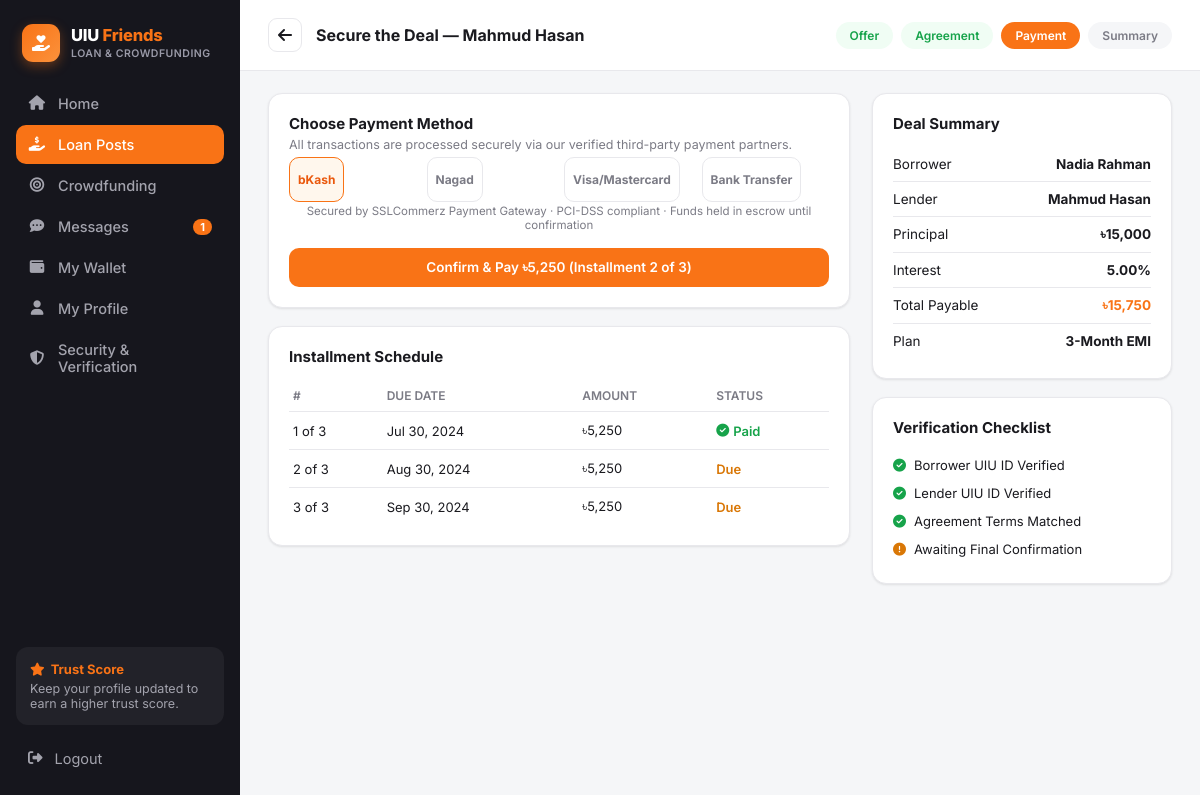
The page /payment.php?id=1 (signed in) on the database its author committed.
### tables this page shows
CREATE TABLE agreements (
    id                  INT AUTO_INCREMENT PRIMARY KEY,
    loan_post_id        INT NOT NULL,
    offer_id            INT NOT NULL,
    borrower_id         INT NOT NULL,
    lender_id           INT NOT NULL,
    principal           DECIMAL(12,2) NOT NULL,
    interest_rate       DECIMAL(5,2)  NOT NULL,
    tenure_months       INT NOT NULL,
    total_payable       DECIMAL(12,2) NOT NULL,
    repayment_plan      ENUM('emi','full') DEFAULT NULL,
    borrower_signed     TINYINT(1) NOT NULL DEFAULT 0,
    lender_signed       TINYINT(1) NOT NULL DEFAULT 0,
    status              ENUM('pending_confirmation','active','completed','disputed') NOT NULL DEFAULT 'pending_confirmation',
    created_at          DATETIME NOT NULL DEFAULT CURRENT_TIMESTAMP,
    FOREIGN KEY (loan_post_id) REFERENCES loan_posts(id) ON DELETE CASCADE,
    FOREIGN KEY (offer_id) REFERENCES loan_offers(id) ON DELETE CASCADE,
    FOREIGN KEY (borrower_id) REFERENCES users(id) ON DELETE CASCADE,
    FOREIGN KEY (lender_id) REFERENCES users(id) ON DELETE CASCADE
);

CREATE TABLE users (
    id                      INT AUTO_INCREMENT PRIMARY KEY,
    full_name               VARCHAR(120)  NOT NULL,
    email                   VARCHAR(150)  NOT NULL UNIQUE,
    password_hash           VARCHAR(255)  NOT NULL,
    student_id              VARCHAR(30)   NOT NULL UNIQUE,
    department              VARCHAR(20)   NOT NULL,
    batch                   VARCHAR(10)   NOT NULL,
    phone                   VARCHAR(20)   DEFAULT NULL,
    avatar                  VARCHAR(255)  DEFAULT 'assets/img/default-avatar.svg',
    role                    ENUM('user','admin') NOT NULL DEFAULT 'user',
    trust_score             DECIMAL(3,2)  NOT NULL DEFAULT 4.00,
    uiu_id_verified         TINYINT(1)    NOT NULL DEFAULT 0,
    email_verified          TINYINT(1)    NOT NULL DEFAULT 0,
    phone_verified          TINYINT(1)    NOT NULL DEFAULT 0,
    payment_linked          TINYINT(1)    NOT NULL DEFAULT 0,
    agreement_accepted      TINYINT(1)    NOT NULL DEFAULT 0,
    status                  ENUM('active','suspended') NOT NULL DEFAULT 'active',
    created_at              DATETIME      NOT NULL DEFAULT CURRENT_TIMESTAMP
);

CREATE TABLE installments (
    id              INT AUTO_INCREMENT PRIMARY KEY,
    agreement_id    INT NOT NULL,
    installment_no  INT NOT NULL,
    due_date        DATE NOT NULL,
    amount          DECIMAL(12,2) NOT NULL,
    status          ENUM('due','paid','late') NOT NULL DEFAULT 'due',
    FOREIGN KEY (agreement_id) REFERENCES agreements(id) ON DELETE CASCADE
);

### includes/functions.php (called while the page is built, shortened)
<?php
function e(?string $str): string {
    return htmlspecialchars($str ?? '', ENT_QUOTES, 'UTF-8');
}
function taka(float $amount): string {
    return '৳' . number_format($amount, $amount == floor($amount) ? 0 : 2);
}

### payment.php (the view, shortened to what this page needs)
<?php
require_once __DIR__ . '/includes/functions.php';
$id = (int)($_GET['id'] ?? 0);
$stmt = $pdo->prepare("SELECT a.*, bu.full_name borrower_name, lu.full_name lender_name
    FROM agreements a JOIN users bu ON bu.id=a.borrower_id JOIN users lu ON lu.id=a.lender_id
    WHERE a.id = ?");
$stmt->execute([$id]);
$ag = $stmt->fetch();
$next = $pdo->prepare("SELECT * FROM installments WHERE agreement_id=? AND status='due' ORDER BY installment_no LIMIT 1");
$next->execute([$id]);
$installment = $next->fetch();
$paid = $pdo->prepare("SELECT * FROM installments WHERE agreement_id=? AND status='paid' ORDER BY installment_no");
$paid->execute([$id]);
$paidList = $paid->fetchAll();
$all = $pdo->prepare("SELECT * FROM installments WHERE agreement_id=? ORDER BY installment_no");
$all->execute([$id]);
$allInstallments = $all->fetchAll();
include __DIR__ . '/includes/header.php';
?>
<div class="app-shell">
  <?php include __DIR__ . '/includes/sidebar.php'; ?>
  <div class="main-area">
    <div class="page-header">
      <a href="agreement.php?id=<?= $id ?>" class="back-btn"><i class="fa-solid fa-arrow-left"></i></a>
      <h1>Secure the Deal — <?= e($ag['lender_name']) ?></h1>
      <div class="steps-row">
        <span class="step done">Offer</span>
        <span class="step done">Agreement</span>
        <span class="step active">Payment</span>
        <span class="step">Summary</span>
      </div>
    </div>
    <div class="detail-wrap">
      <div class="detail-main">
        <?php if (!$installment): ?>
          <div class="alert alert-success">All installments for this agreement have been paid. 🎉</div>
        <?php else: ?>
        <div class="card">
          <h3>Choose Payment Method</h3>
          <p style="font-size:12.5px;color:var(--text-muted);margin-top:-10px;margin-bottom:16px;">All transactions are processed securely via our verified third-party payment partners.</p>
          <form method="post">
            <div class="method-grid">
              <div><input type="radio" name="method" id="m-bkash" value="bkash" checked><label for="m-bkash">bKash</label></div>
              <div><input type="radio" name="method" id="m-nagad" value="nagad"><label for="m-nagad">Nagad</label></div>
              <div><input type="radio" name="method" id="m-card" value="card"><label for="m-card">Visa/Mastercard</label></div>
              <div><input type="radio" name="method" id="m-bank" value="bank"><label for="m-bank">Bank Transfer</label></div>
            </div>
            <p style="font-size:11.5px;color:var(--text-muted);text-align:center;margin-bottom:16px;">Secured by SSLCommerz Payment Gateway · PCI-DSS compliant · Funds held in escrow until confirmation</p>
            <button type="submit" class="btn btn-primary btn-block">Confirm & Pay <?= taka($installment['amount']) ?> (Installment <?= $installment['installment_no'] ?> of <?= count($allInstallments) ?>)</button>
          </form>
        </div>
        <?php endif; ?>
        <?php if ($allInstallments): ?>
        <div class="card">
          <h3>Installment Schedule</h3>
          <table class="simple-table">
            <tr><th>#</th><th>Due Date</th><th>Amount</th><th>Status</th></tr>
            <?php foreach ($allInstallments as $ins): ?>
              <tr>
                <td><?= $ins['installment_no'] ?> of <?= count($allInstallments) ?></td>
                <td><?= date('M d, Y', strtotime($ins['due_date'])) ?></td>
                <td><?= taka($ins['amount']) ?></td>
                <td><?= $ins['status']==='paid' ? '<span class="badge-verified"><i class="fa-solid fa-circle-check"></i> Paid</span>' : '<span class="badge-pending">Due</span>' ?></td>
              </tr>
            <?php endforeach; ?>
          </table>
        </div>
        <?php endif; ?>
      </div>
      <div class="detail-side">
        <div class="card">
          <h3>Deal Summary</h3>
          <div class="info-row"><span>Borrower</span><span class="val"><?= e($ag['borrower_name']) ?></span></div>
          <div class="info-row"><span>Lender</span><span class="val"><?= e($ag['lender_name']) ?></span></div>
          <div class="info-row"><span>Principal</span><span class="val"><?= taka($ag['principal']) ?></span></div>
          <div class="info-row"><span>Interest</span><span class="val"><?= $ag['interest_rate'] ?>%</span></div>
          <div class="info-row"><span>Total Payable</span><span class="val orange"><?= taka($ag['total_payable']) ?></span></div>
          <div class="info-row"><span>Plan</span><span class="val"><?= $ag['repayment_plan']==='emi' ? $ag['tenure_months'].'-Month EMI' : 'One-Time' ?></span></div>
        </div>
        <div class="card">
          <h3>Verification Checklist</h3>
          <ul class="checklist">
            <li><i class="fa-solid fa-circle-check"></i> Borrower UIU ID Verified</li>
            <li><i class="fa-solid fa-circle-check"></i> Lender UIU ID Verified</li>
            <li><i class="fa-solid fa-circle-check"></i> Agreement Terms Matched</li>
            <li class="<?= $installment ? 'pending' : '' ?>"><i class="fa-solid fa-circle-<?= $installment?'exclamation':'check' ?>"></i> <?= $installment ? 'Awaiting Final Confirmation' : 'Fully Settled' ?></li>
          </ul>
        </div>
      </div>
    </div>
  </div>
</div>
</body>
</html>

### assets/css/style.css (style rules this page uses)
:root { --orange: #f97316; --orange-dark: #ea580c; --sidebar-bg: #16161d; --sidebar-text: #a3a3ad; --sidebar-active: #f97316; --bg: #f5f6f8; --card-bg: #ffffff; --border: #e8e8ec; --text-dark: #1a1a1f; --text-muted: #7b7b85; --green: #16a34a; --radius: 14px; --shadow: 0 1px 3px rgba(0,0,0,.06), 0 1px 2px rgba(0,0,0,.04); }
* { box-sizing: border-box; }
body { margin: 0; font-family: 'Inter', -apple-system, BlinkMacSystemFont, 'Segoe UI', sans-serif; background: var(--bg); color: var(--text-dark); }
a { text-decoration: none; color: inherit; }
ul { list-style: none; margin: 0; padding: 0; }
button { font-family: inherit; cursor: pointer; }
.app-shell { display: flex; min-height: 100vh; }
.main-area { flex: 1; min-width: 0; display: flex; flex-direction: column; }
.badge-verified { color: var(--green); font-weight: 600; display:inline-flex; align-items:center; gap:4px; }
.badge-pending { color: #d97706; font-weight: 600; display:inline-flex; align-items:center; gap:4px; }
.card { background: var(--card-bg); border: 1px solid var(--border); border-radius: var(--radius); box-shadow: var(--shadow); padding: 20px; }
.card h3 { margin: 0 0 14px; font-size: 15px; }
.btn { border: none; border-radius: 10px; padding: 11px 18px; font-size: 13.5px; font-weight: 600; display: inline-flex; align-items: center; gap: 8px; }
.btn-primary { background: var(--orange); color: #fff; }
.btn-block { width: 100%; justify-content: center; }
.page-header { display: flex; align-items: center; gap: 14px; padding: 18px 28px; background: #fff; border-bottom: 1px solid var(--border); }
.page-header .back-btn { width: 34px; height: 34px; border-radius: 9px; border: 1px solid var(--border); display: flex; align-items: center; justify-content: center; }
.page-header h1 { font-size: 16px; margin: 0; }
.steps-row { display: flex; gap: 8px; margin-left: auto; }
.steps-row .step { font-size: 12px; font-weight: 600; padding: 6px 14px; border-radius: 20px; background: var(--bg); color: var(--text-muted); }
.steps-row .step.active { background: var(--orange); color: #fff; }
.steps-row .step.done { background: #f0fdf4; color: var(--green); }
.detail-wrap { display: flex; gap: 22px; padding: 22px 28px; align-items: flex-start; }
.detail-main { flex: 1; min-width: 0; display: flex; flex-direction: column; gap: 18px; }
.detail-side { width: 300px; flex-shrink: 0; display: flex; flex-direction: column; gap: 18px; }
.info-row { display: flex; justify-content: space-between; padding: 9px 0; font-size: 13.5px; border-bottom: 1px solid var(--border); }
.info-row:last-child { border-bottom: none; }
.info-row .val { font-weight: 700; }
.info-row .val.orange { color: var(--orange); }
.method-grid { display: grid; grid-template-columns: repeat(4, 1fr); gap: 10px; margin-bottom: 16px; }
.method-grid label { border: 1px solid var(--border); border-radius: 10px; padding: 14px 8px; text-align: center; font-size: 12px; font-weight: 700; cursor: pointer; color: var(--text-muted); }
.method-grid input:checked + label { border-color: var(--orange); background: #fff7ed; color: var(--orange-dark); }
table.simple-table { width: 100%; border-collapse: collapse; font-size: 13px; }
table.simple-table th { text-align: left; color: var(--text-muted); font-weight: 600; padding: 8px 4px; border-bottom: 1px solid var(--border); font-size: 12px; text-transform: uppercase; }
table.simple-table td { padding: 10px 4px; border-bottom: 1px solid var(--border); }
table.simple-table tr:last-child td { border-bottom: none; }
.checklist li { display: flex; align-items: center; gap: 8px; font-size: 13px; padding: 6px 0; }
.checklist li i { color: var(--green); }
.checklist li.pending i { color: #d97706; }

### rows shown on the page
agreements: lender.full_name "Mahmud Hasan", borrower.full_name "Nadia Rahman", principal "৳15,000", interest_rate "5.00", total_payable "৳15,750", tenure_months "3"
installments: amount "৳5,250", installment_no "2", count($allInstallments) "3", due_date "Aug 30, 2024", status "Due"
installments: installment_no "1", count($allInstallments) "3", due_date "Jul 30, 2024", amount "৳5,250", status "paid" (drawn)
installments: installment_no "3", count($allInstallments) "3", due_date "Sep 30, 2024", amount "৳5,250", status "Due"

### other values the page prints
$item['label'] "Home"
$item['label'] "Loan Posts"
$item['label'] "Crowdfunding"
$item['label'] "Messages"
$unread "1"
$item['label'] "My Wallet"
$item['label'] "My Profile"
$item['label'] "Security & Verification"
count($allInstallments) "3"
